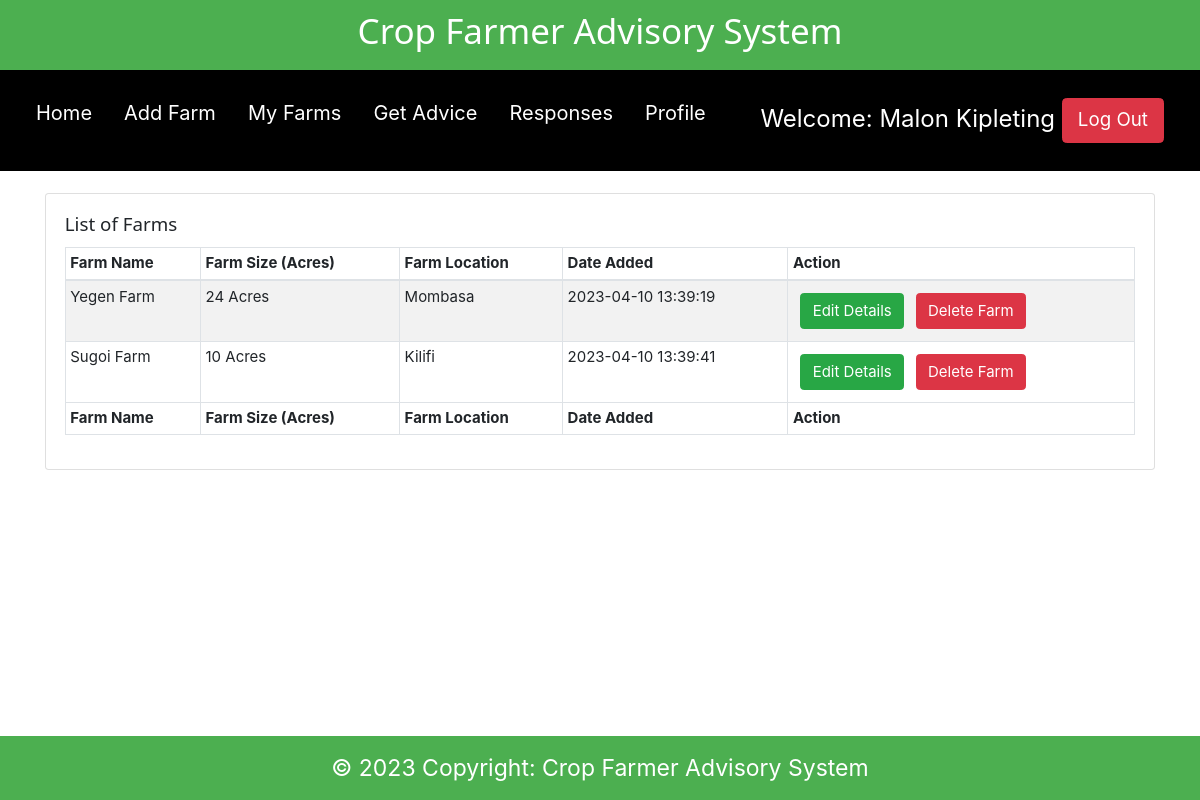
The app's page /farms.php (signed in) with its own data.
### tables this page shows
CREATE TABLE `farm_details` (
  `id` int(11) NOT NULL,
  `farm_id` varchar(255) NOT NULL,
  `farm_name` varchar(255) NOT NULL,
  `farm_location` varchar(255) NOT NULL,
  `farm_size` varchar(100) NOT NULL,
  `date_added` timestamp NOT NULL DEFAULT current_timestamp()
);

CREATE TABLE `county_details` (
  `id` int(11) NOT NULL,
  `county_id` varchar(20) NOT NULL,
  `county_name` varchar(50) NOT NULL
);

### farms.php (the view, shortened to what this page needs)
<?php
include 'connection.php';
$name =  $_SESSION['farmerFname'] . " ". $_SESSION['farmerLname'];
$farmer_id = $_SESSION['farmerId'];
?>
<!DOCTYPE html>
<html>
<head>
    <?php
include './components/header.php';
?>
</head>
<body>
    <?php
include './components/navbar.php';
?>
    <div class="container">
        <div class="row">
            <div class="col-md-12">
                <div class="card">
                    <div class="card-body">
                        <h5 class="card-title">List of Farms</h5>
                        <table id="dtBasicExample" class="table table-striped table-bordered table-sm" cellspacing="0"
                            width="100%">
                            <thead>
                                <tr>
                                    <th>Farm Name</th>
                                    <th>Farm Size (Acres)</th>
                                    <th>Farm Location</th>
                                    <th>Date Added</th>
                                    <th>Action</th>
                                </tr>
                            </thead>
                            <tbody>
                                <?php
  if($farmer_id){
      $data_fetch_query = "SELECT * FROM `farm_details`
	INNER JOIN farmer_owner_details ON farmer_owner_details.farm_id = farm_details.farm_id
	INNER JOIN county_details ON county_details.county_id = farm_details.farm_location WHERE farmer_owner_details.owner_id = '$farmer_id'";
      $data_result = mysqli_query($db, $data_fetch_query);
      if ($data_result->num_rows > 0){
          while($row = $data_result->fetch_assoc()) {
              $farm_id = $row['farm_id'];
              $farm_name = $row['farm_name'];
              $farm_size = $row['farm_size'];
              $farm_loc = $row['county_id'];
              $farm_location = $row['county_name'];
              $date_created = $row['date_added'];
      echo "<tr> <td>" .$farm_name.  "</td>";
      echo "<td>" .$farm_size." "."Acres"."</td>";
      echo "<td>" .$farm_location."</td>";
      echo "<td>" .$date_created."</td>";
      echo "<td>
      <form method ='POST' action=''>
      <input  type='text' hidden name='Farm_id' value='$farm_id'>
      <input type='submit' data-farm_id='$farm_id'  data-farm_name='$farm_name' data-farm_size='$farm_size' data-farm_location='$farm_loc' value='Edit Details' name='edit-farm-btn' class='btn btn-success edit-farm-modal-btn m-2'>
      <input type='submit' data-id= '$farm_id' value='Delete Farm'  class='btn btn-danger deleteFarmBtn'>
      </form>
      </td> </tr>";
      }
      }else{
      echo "<td>"."No Data Found"."</td>";
      }
      } else{
          echo "<td>"."No farms available"."</td>";
      }
?>
                            </tbody>
                            <tfoot>
                                <tr>
                                    <th>Farm Name</th>
                                    <th>Farm Size (Acres)</th>
                                    <th>Farm Location</th>
                                    <th>Date Added</th>
                                    <th>Action</th>
                                </tr>
                            </tfoot>
                        </table>
                    </div>
                </div>
            </div>
        </div>
        <?php
include './components/footer.php';
            ?>
    </div>
</body>
</html>

### components/header.php (shortened to what this page needs)
 <link rel="stylesheet" href="css/w3css.css">
<link rel="stylesheet" href="./static/bs/css/bootstrap.min.css">
 <link href="css/style.css" rel="stylesheet" type="text/css" />

### components/navbar.php
<div id="">
    <fieldset class="w3-green">
        <div id="">
            <h1 style="font-size:35px; padding:10px">
                <center>Crop Farmer Advisory System<center>
            </h1>
            <div class="w3-bar w3-black" style="padding:20px;font-size:20px;">
                <a href="home.php" class="w3-bar-item w3-button">Home</a>
                <a href="manage.php" class="w3-bar-item w3-button ">Add Farm</a>
                <a href="farms.php" class="w3-bar-item w3-button">My Farms</a>
                <a href="advice.php" class="w3-bar-item w3-button">Get Advice</a>
                <a href="response.php" class="w3-bar-item w3-button">Responses</a>
                <a href="update.php" class="w3-bar-item w3-button">Profile</a>
                <div class="w3-bar-item w3-right" style="font-size:24px">
                    Welcome: <?php echo $name; ?>
                    <a href='logout.php' type="button" class="btn btn-danger btn-lg">Log Out</a>
                </div>
            </div>
        </div>
    </fieldset>
    <br>
</div>

### components/footer.php
<footer class="page-footer font-small blue fixed-bottom w3-green">
    <div class="footer-copyright text-center py-3" style="font-size:23px; padding:15px">© 2023 Copyright:
        <a> Crop Farmer Advisory System</a>
    </div>
</footer>

### css/w3css.css (style rules this page uses)
html { box-sizing:border-box }
*,*:before,*:after { box-sizing:inherit }
html { -ms-text-size-adjust:100%;-webkit-text-size-adjust:100% }
body { margin:0 }
article,aside,details,figcaption,figure,footer,header,main,menu,nav,section,summary { display:block }
a { background-color:transparent;-webkit-text-decoration-skip:objects }
button,input,select,textarea { font:inherit;margin:0 }
button,input { overflow:visible }
button,html [type=button],[type=reset],[type=submit] { -webkit-appearance:button }
fieldset { border:1px solid #c0c0c0;margin:0 2px;padding:.35em .625em .75em }
html,body { font-family:Verdana,sans-serif;font-size:15px;line-height:1.5 }
html { overflow-x:hidden }
h1,h2,h3,h4,h5,h6,.w3-slim,.w3-wide { font-family:"Segoe UI",Arial,sans-serif }
h1 { font-size:36px }
h5 { font-size:18px }
h1,h2,h3,h4,h5,h6 { font-weight:400;margin:10px 0 }
a { color:inherit }
.w3-btn,.w3-btn-block,.w3-button { border:none;display:inline-block;outline:0;padding:6px 16px;vertical-align:middle;overflow:hidden;text-decoration:none!important;color:#fff;background-color:#000;text-align:center;cursor:pointer;white-space:nowrap }
.w3-button { color:#000;background-color:#f1f1f1;padding:8px 16px }
.w3-btn,.w3-btn-floating,.w3-btn-floating-large,.w3-closenav,.w3-opennav,.w3-btn-block,.w3-button { -webkit-touch-callout:none;-webkit-user-select:none;-khtml-user-select:none;-moz-user-select:none;-ms-user-select:none;user-select:none }
.w3-bar { width:100%;overflow:hidden }
.w3-bar .w3-bar-item { padding:8px 16px;float:left;background-color:inherit;color:inherit;width:auto;border:none;outline:none;display:block }
.w3-bar .w3-button { background-color:inherit;color:inherit;white-space:normal }
.w3-container:after,.w3-container:before,.w3-panel:after,.w3-panel:before,.w3-row:after,.w3-row:before,.w3-row-padding:after,.w3-row-padding:before,.w3-cell-row:before,.w3-cell-row:after, .w3-topnav:after,.w3-topnav:before,.w3-clear:after,.w3-clear:before,.w3-btn-group:before,.w3-btn-group:after,.w3-btn-bar:before,.w3-btn-bar:after,.w3-bar:before,.w3-bar:after { content:"";display:table;clear:both }
.w3-right { float:right!important }
.w3-green,.w3-hover-green:hover { color:#fff!important;background-color:#4CAF50!important }
.w3-black,.w3-hover-black:hover { color:#fff!important;background-color:#000!important }

### css/style.css (style rules this page uses)
html { padding: 0; margin: 0; }

### records on screen
farm_details: farm_name "Yegen Farm", farm_size "24", farm_location.county_name "Mombasa", date_added "2023-04-10 13:39:19"
farm_details: farm_name "Sugoi Farm", farm_size "10", farm_location.county_name "Kilifi", date_added "2023-04-10 13:39:41"

### other values on screen
$name "Malon Kipleting"
